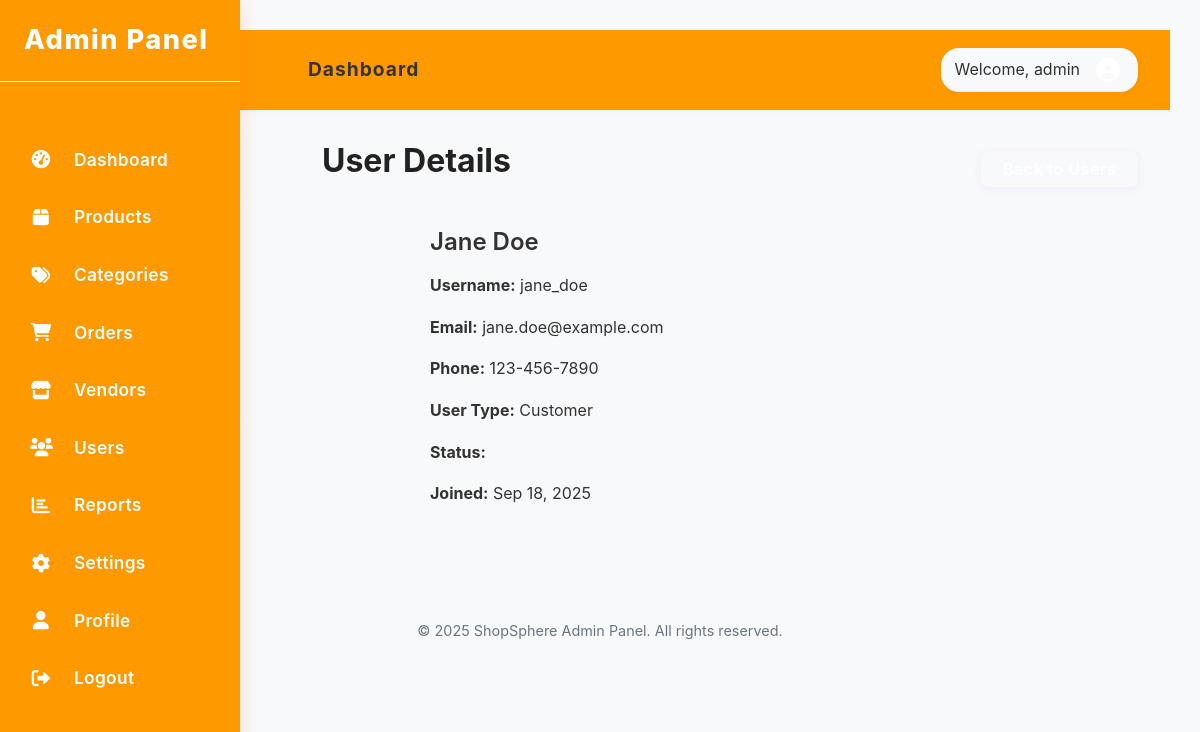
/admin/admin-user-details.php?id=2 (signed in), run on the app's committed database.
### tables this page shows
CREATE TABLE user_profiles (
    id INT AUTO_INCREMENT PRIMARY KEY,
    user_id INT NOT NULL,
    first_name VARCHAR(50),
    last_name VARCHAR(50),
    phone VARCHAR(20),
    address TEXT,
    city VARCHAR(50),
    state VARCHAR(50),
    country VARCHAR(50),
    zip_code VARCHAR(20),
    avatar VARCHAR(255),
    email_notifications BOOLEAN DEFAULT TRUE,
    sms_notifications BOOLEAN DEFAULT FALSE,
    marketing_communications BOOLEAN DEFAULT FALSE,
    FOREIGN KEY (user_id) REFERENCES users (id) ON DELETE CASCADE
);

CREATE TABLE users (
    id INT AUTO_INCREMENT PRIMARY KEY,
    username VARCHAR(50) NOT NULL UNIQUE,
    email VARCHAR(100) NOT NULL UNIQUE,
    password VARCHAR(255) NOT NULL,
    user_type ENUM('customer', 'vendor', 'admin') DEFAULT 'customer',
    reset_token VARCHAR(255) DEFAULT NULL,
    reset_token_expires_at DATETIME DEFAULT NULL,
    last_reset_request_at DATETIME DEFAULT NULL,
    created_at TIMESTAMP DEFAULT CURRENT_TIMESTAMP,
    updated_at TIMESTAMP DEFAULT CURRENT_TIMESTAMP ON UPDATE CURRENT_TIMESTAMP
);

### admin/admin-user-details.php (the view, shortened to what this page needs)
<?php
$user_id = isset($_GET['id']) ? intval($_GET['id']) : 0;
$database = new Database();
$db = $database->getConnection();
$query = "SELECT u.*, up.first_name, up.last_name, up.phone FROM users u LEFT JOIN user_profiles up ON u.id = up.user_id WHERE u.id = :id";
$stmt = $db->prepare($query);
$stmt->bindParam(':id', $user_id);
$stmt->execute();
$user = $stmt->fetch(PDO::FETCH_ASSOC);
include_once '../includes/admin-header.php';
?>
<div class="admin-users-container">
    <div class="admin-users-header">
        <h1>User Details</h1>
        <a href="admin-users.php" class="btn btn-edit">Back to Users</a>
    </div>
    <?php if ($user): ?>
        <div class="card" style="max-width:600px;margin:auto;">
            <h2><?php echo htmlspecialchars($user['first_name'] . ' ' . $user['last_name']); ?></h2>
            <p><strong>Username:</strong> <?php echo htmlspecialchars($user['username']); ?></p>
            <p><strong>Email:</strong> <?php echo htmlspecialchars($user['email']); ?></p>
            <p><strong>Phone:</strong> <?php echo !empty($user['phone']) ? htmlspecialchars($user['phone']) : 'N/A'; ?></p>
            <p><strong>User Type:</strong> <?php echo ucfirst($user['user_type']); ?></p>
            <p><strong>Status:</strong> <span class="user-status <?php echo $user['status']; ?>"><?php echo ucfirst($user['status']); ?></span></p>
            <p><strong>Joined:</strong> <?php echo date('M j, Y', strtotime($user['created_at'])); ?></p>
        </div>
    <?php else: ?>
        <p>User not found.</p>
    <?php endif; ?>
</div>
<?php
include_once '../includes/admin-footer.php';
?>

### assets/css/style.css (style rules this page uses)
* { margin: 0; padding: 0; box-sizing: border-box; }
body { font-family: 'MTN Brighter Sans', -apple-system, BlinkMacSystemFont, "Segoe UI", Roboto, Helvetica, Arial, sans-serif; line-height: 1.6; color: #333; background-color: #f8f9fa; }

### assets/css/pages/admin-dashboard.css (style rules this page uses)
.card { background: var(--white); border-radius: var(--border-radius); box-shadow: var(--box-shadow); overflow: visible; transition: var(--transition); height: fit-content; }
.btn { display: inline-flex; align-items: center; justify-content: center; padding: 8px 16px; border-radius: 8px; text-decoration: none; font-weight: 500; font-size: 0.9rem; cursor: pointer; transition: var(--transition); border: none; gap: 6px; }

### assets/css/pages/admin-login.css (style rules this page uses)
.btn { display: inline-block; padding: 14px 28px; background: linear-gradient(90deg, var(--primary-color) 60%, var(--primary-dark) 100%); color: #fff; border: none; border-radius: 10px; font-size: 17px; font-weight: 600; cursor: pointer; transition: background 0.3s, box-shadow 0.3s, transform 0.2s; text-align: center; box-shadow: 0 2px 8px rgba(124,58,237,0.08); letter-spacing: 0.5px; }

### assets/css/pages/admin-users.css (style rules this page uses)
.admin-users-container { padding: 32px; margin-left: 260px; max-width: 1400px; overflow: visible; }
.admin-users-header { display: flex; justify-content: space-between; align-items: center; margin-bottom: 32px; }
.admin-users-header h1 { font-size: 2rem; color: #222; font-weight: 700; }
.admin-users-header .btn { background: var(--primary); color: #fff; border-radius: 8px; padding: 10px 22px; font-size: 1rem; font-weight: 600; border: none; cursor: pointer; transition: background 0.2s; }
.user-status { padding: 6px 14px; border-radius: 16px; font-size: 0.95rem; font-weight: 500; display: inline-block; }

### assets/css/base/typography.css (style rules this page uses)
body { font-family: 'Segoe UI', Tahoma, Geneva, Verdana, sans-serif; font-size: 16px; line-height: 1.6; color: var(--text-primary); }
h1, h2, h3, h4, h5, h6 { font-weight: 600; line-height: 1.2; margin-bottom: var(--spacing-md); color: var(--text-primary); }
h1 { font-size: var(--font-size-xxl); }
h2 { font-size: var(--font-size-xl); }
p { margin-bottom: var(--spacing-md); }
a { color: var(--primary-color); transition: color var(--transition-fast); }

### assets/css/base/variables.css (style rules this page uses)
:root { --primary-color: #ff9900; --primary-dark: #e68a00; --secondary-color: #232f3e; --accent-color: #ff6b6b; --success-color: #28a745; --danger-color: #dc3545; --warning-color: #ffc107; --info-color: #17a2b8; --text-primary: #333; --text-secondary: #666; --text-light: #999; --text-white: #fff; --bg-light: #f8f9fa; --bg-white: #fff; --bg-dark: #232f3e; --border-color: #ddd; --border-radius: 8px; --border-radius-sm: 4px; --shadow-sm: 0 2px 4px rgba(0,0,0,0.1); --shadow-md: 0 4px 8px rgba(0,0,0,0.1); --shadow-lg: 0 8px 16px rgba(0,0,0,0.1); --spacing-xs: 0.25rem; --spacing-sm: 0.5rem; --spacing-md: 1rem; --spacing-lg: 1.5rem; --spacing-xl: 2rem; --spacing-xxl: 3rem; --font-size-xs: 0.75rem; --font-size-sm: 0.875rem; --font-size-md: 1rem; --font-size-lg: 1.25rem; --font-size-xl: 1.5rem; --font-size-xxl: 2rem; --transition-fast: 0.2s ease; --transition-normal: 0.3s ease; --transition-slow: 0.5s ease; }

### assets/css/components/buttons.css (style rules this page uses)
.btn { display: inline-flex; align-items: center; justify-content: center; gap: var(--spacing-sm); padding: 12px 24px; background-color: var(--primary-color); color: var(--text-white); border: none; border-radius: var(--border-radius); font-weight: 500; text-decoration: none; cursor: pointer; transition: all var(--transition-normal); font-size: var(--font-size-md); line-height: 1; }

### assets/css/components/cards.css (style rules this page uses)
.card { background: var(--bg-white); border-radius: var(--border-radius); box-shadow: var(--shadow-sm); overflow: hidden; transition: all var(--transition-normal); }

### data on the page
user_profiles: first_name+last_name "Jane Doe", user.username "jane_doe", user.email "jane.doe@example.com", phone "123-456-7890", user.user_type "Customer", user.created_at "Sep 18, 2025"

### other printed values
$_SESSION['username'] "admin"
